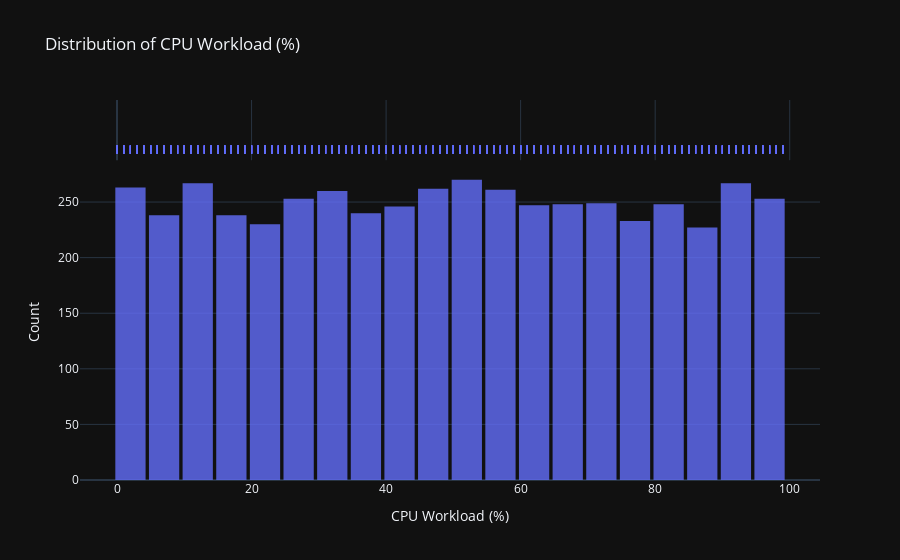

The notebook cell this image was saved under:
### Code cell
# 6. CPU Workload Distribution

import plotly.express as px

# Rename column for easier access
performance_df_clean = performance_df.rename(columns={"Workload (CPU %)": "CPU_Workload"})

# Create interactive histogram with percentage tooltip
fig = px.histogram(
    performance_df_clean,
    x="CPU_Workload",
    nbins=30,
    title="Distribution of CPU Workload (%)",
    color_discrete_sequence=["#636EFA"],  # dark blue
    marginal="rug",  # optional: adds small rug plot below
    opacity=0.8
)

# Update hover template to show percentage
fig.update_traces(
    hovertemplate="CPU %: %{x}<br>Count: %{y}<extra></extra>"
)

# Customize layout
fig.update_layout(
    xaxis_title="CPU Workload (%)",
    yaxis_title="Count",
    template="plotly_dark",
    bargap=0.1
)

fig.show()

### Figure 1 — Plotly figure (JSON) as saved in the notebook; plotly's stock layout.template omitted (floating-point values rounded to 4 significant figures; data arrays with more than 128 entries replaced by an {"elided": "..."} marker saying what was removed)
{"data": [{"alignmentgroup": "True", "bingroup": "x", "hovertemplate": "CPU %: %{x}<br>Count: %{y}<extra></extra>", "legendgroup": "", "marker": {"color": "#636EFA", "opacity": 0.8, "pattern": {"shape": ""}}, "name": "", "nbinsx": 30, "offsetgroup": "", "orientation": "v", "showlegend": false, "type": "histogram", "x": {"elided": "5000 int values"}, "xaxis": "x", "yaxis": "y"}, {"alignmentgroup": "True", "boxpoints": "all", "fillcolor": "rgba(255,255,255,0)", "hoveron": "points", "hovertemplate": "CPU %: %{x}<br>Count: %{y}<extra></extra>", "jitter": 0, "legendgroup": "", "line": {"color": "rgba(255,255,255,0)"}, "marker": {"color": "#636EFA", "symbol": "line-ns-open"}, "name": "", "offsetgroup": "", "showlegend": false, "type": "box", "x": {"elided": "5000 int values"}, "xaxis": "x2", "yaxis": "y2"}], "layout": {"bargap": 0.1, "barmode": "relative", "legend": {"tracegroupgap": 0}, "title": {"text": "Distribution of CPU Workload (%)"}, "xaxis": {"anchor": "y", "domain": [0, 1], "title": {"text": "CPU Workload (%)"}}, "xaxis2": {"anchor": "y2", "domain": [0, 1], "matches": "x", "showgrid": true, "showticklabels": false}, "yaxis": {"anchor": "x", "domain": [0, 0.8316], "title": {"text": "Count"}}, "yaxis2": {"anchor": "x2", "domain": [0.8416, 1], "matches": "y2", "showgrid": false, "showline": false, "showticklabels": false, "ticks": ""}}}
